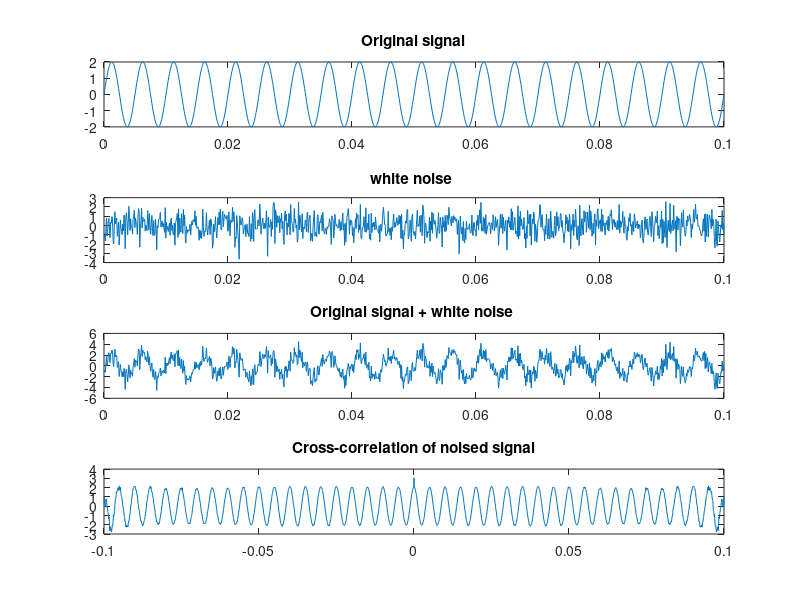
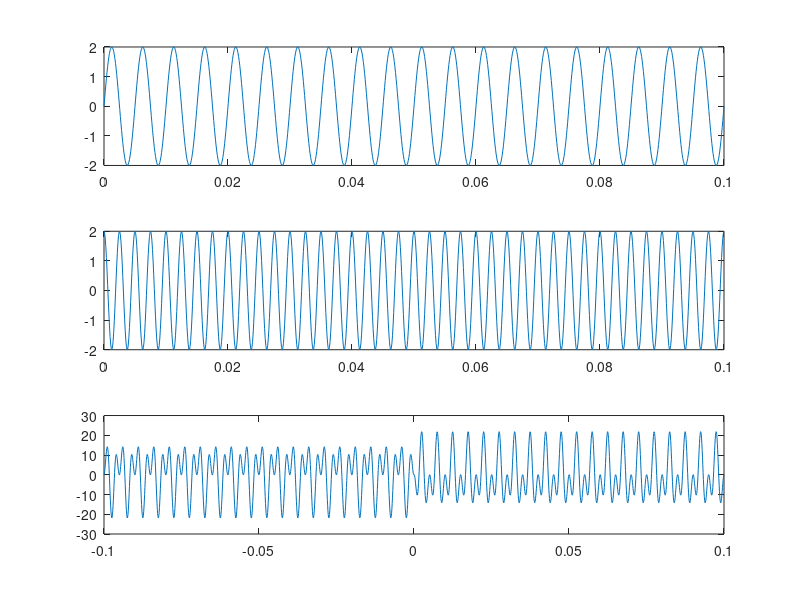

MATLAB code to generate these figures, in order:
N=1024;
f_signal1=200;
f_signal2=400;
T=0.1;
t=linspace(0,T,N);
signal1=2*sin(2*pi*f_signal1*t);
signal2=2*cos(2*pi*f_signal2*t);
subplot(4,1,1);
plot(t,signal1);
title('Original signal');
noise=randn(1,N);
subplot(4,1,2);
plot(t,noise);
title('white noise ');
signal_add_noise=signal1+noise;
subplot(4,1,3);
plot(t,signal_add_noise);
title('Original signal + white noise ');
t_correct=linspace(-T,T,2*N-1);
correlation_x=xcorr(signal_add_noise,'unbiased');
subplot(4,1,4);
plot(t_correct,correlation_x);
title('Cross-correlation of noised signal');
figure;
correlation_x_y=xcorr(signal1,signal2);
subplot(3,1,1);
plot(t,signal1);
subplot(3,1,2);
plot(t,signal2);
subplot(3,1,3);
plot(t_correct,correlation_x_y);




